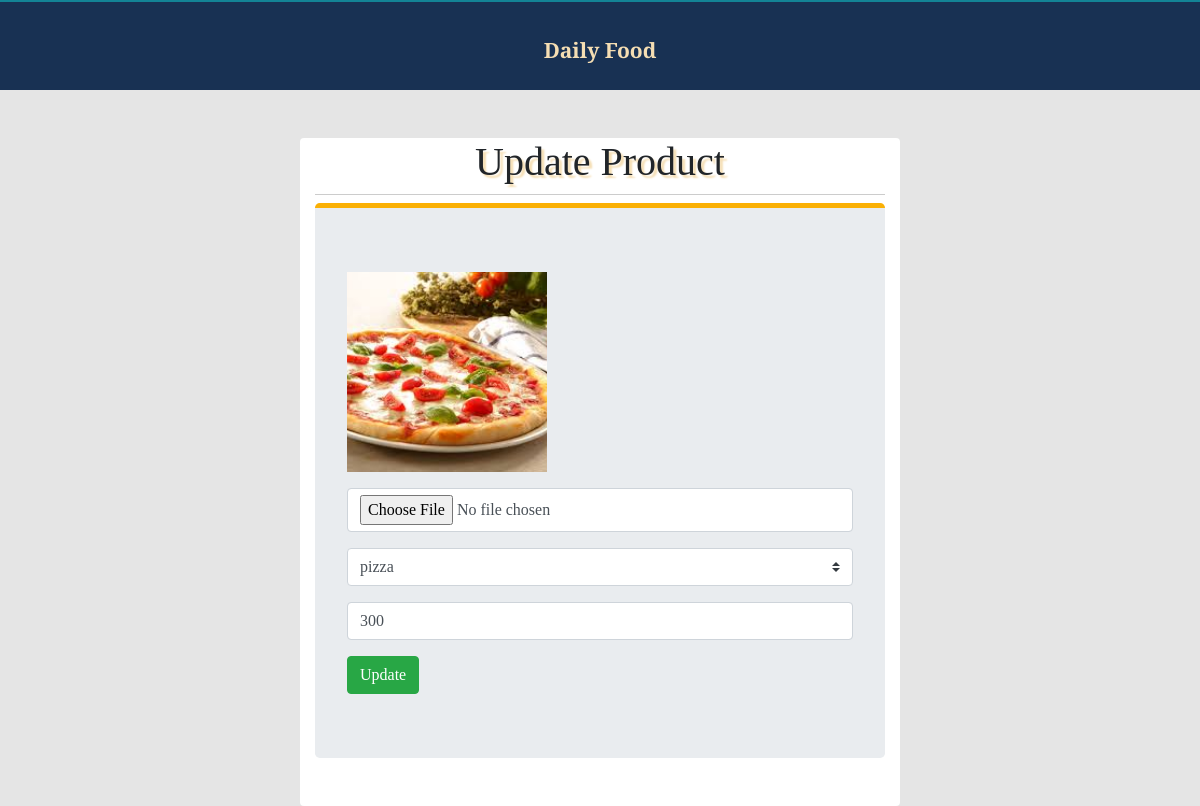
The app's page /editProduct.php?editId=8 with its own data.
### tables this page shows
CREATE TABLE `product` (
  `id` int(20) NOT NULL,
  `category` text NOT NULL,
  `price` int(30) NOT NULL,
  `img` varchar(200) NOT NULL
);

### editProduct.php (the view, shortened to what this page needs)
<?php
$db = mysqli_connect('localhost', 'root', '', 'dailyFood');
$category="";
$img="";
$price="";
    if (isset($_GET['editId'])) {
    $productId = $_GET['editId'];
 $selectQuery="SELECT * FROM product WHERE id='$productId'";
  $result = mysqli_query($db, $selectQuery);
  $product = mysqli_fetch_assoc($result);
    $category = $product['category'];
      $img = $product['img'];
      $price = $product['price'];
    }
?>
<!DOCTYPE html>
<html lang="en">
<head>
    <link href="https://use.fontawesome.com/releases/v5.0.1/css/all.css" rel="stylesheet">
    <link rel="stylesheet" href="https://maxcdn.bootstrapcdn.com/bootstrap/4.0.0/css/bootstrap.min.css">
    <link href="style.css" rel="stylesheet">
</head>
<body>
<div class="admin-nav text-center">
<a href="index.php">Daily Food</a>
</div>
        <div class="container w-50 mt-5 pb-3 bg-white rounded">
           <h1 class="text-center pb-2">Update Product</h1>
        <form action="editProduct.php" method="POST" class="jumbotron"  id="addFoodForm" enctype="multipart/form-data">
       <div class="form-group">
        <img src="img/<?php echo $img;?>" height="200px" width="200px">
    </div>
            <div class="form-group">
        <input type="file" value="<?php echo $img;  ?>" name="img" class="form-control">
    </div>
        <div class="form-group">
        <select name="category" class="custom-select">
            <option selected value="<?php echo $category; ?>"><?php echo $category; ?></option>
        </select>
    </div>
    <div class="form-group">
        <input type="text" name="price" value="<?php echo $price; ?>"   placeholder="Price" class="form-control">
    </div>
    <button type="submit" name="update" class="btn btn-success">Update</button>
     </form >
    </div>
</body>
</html>

### style.css (style rules this page uses)
* { margin: 0px; padding: 0px; box-sizing: border-box !important; list-style: none !important; text-decoration: none !important; font-family: 'Libre Baskerville', serif; }
html { scroll-behavior: smooth; }
body { background-color: #E5E5E5; }
a { padding: 5px; margin: 5px; font-size: 21px; color: wheat; }
img { object-fit: cover; }
h1 { border-bottom: 1px solid #ccc; text-shadow: 3px 3px 2px wheat; }
.admin-nav { height: 90px; line-height: 90px; background-color: #183153; border-top: 2px solid #138496; font-size: 30px; font-weight: bold; color: #FFD43B; }
form { border-top: 5px solid #FAB005 }

### records on screen
product: img (picture), category "pizza", price "300"
